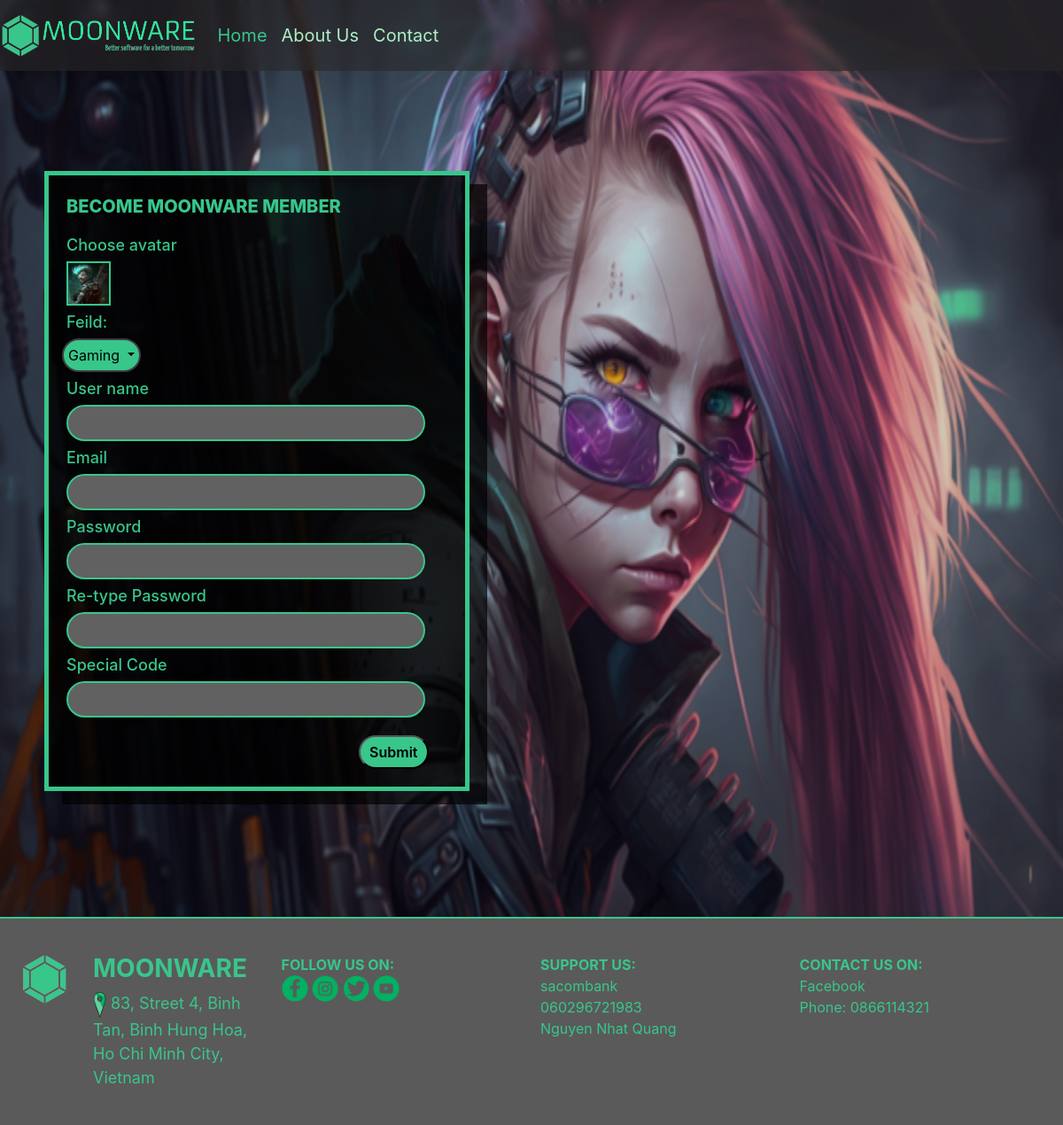
Screenshot of /register/ with the database file from the repository.
### moon/models.py (models this page shows, shortened)
class avatar(models.Model):
    img = models.ImageField(upload_to='static/avatars', null=FALSE, blank=FALSE)

class feild(models.Model):
    name = models.CharField(max_length=100)

### moon/views.py (the view, shortened to what this page needs)
# urls.py: path('register/', views.user_register, name='register'),
def user_register(request):
    if not request.user.is_authenticated:
        firstFeild = feild.objects.first()
        feilds = feild.objects.all()
        firstAvatar = avatar.objects.first()
        allAvatars = avatar.objects.all()
        context = {'allAvatars' : allAvatars, 'firstAvatar' : firstAvatar, 'firstFeild' : firstFeild, 'feilds' : feilds}
        return render(request, 'register.html', context)
    else:
        redirect(index)

### templates/register.html (shortened to what this page needs)
{% extends 'base.html' %}
{% block content %}
{% load static %}
<div id="body" style="display: flex; align-items: center;">
    <div id="backgroundContainer"
        style="width: 100%; height: 100%; overflow: hidden; padding: 0; display: flex; justify-content: center; align-items: center;">
        <div id="blackLayer"
            style="background-color: rgba(0, 0, 0, 0.171); position: absolute; width: 100%; height: 100%;">
        </div>
        <img id="backgroundImage" class="backgroundImage"
            src="{% static 'images/D_E_P_R_E_S_S_E_D_cyber_punk_girl_with_sniper_15c40366-535a-4bd5-9f28-7d7c507839e1.png' %}"
            alt="">
    </div>
    <div data-aos="fade-right" class="formCustom" id="form">
        <form method="POST">
            <div style="color: #38C68B; padding: 10px; font-size: 20px; font-weight: 800;">
                BECOME MOONWARE MEMBER
            </div>
            <div>
                <div style="color: #38C68B; padding: 5px; font-size: 18px; font-weight: 500; margin-left: 5px;">
                    Choose avatar</div>
                {% if firstAvatar %}
                <img id="avatar" onclick="popUpChoosingAvatarOn()"
                    style="width: 50px; height: 50px; margin-left: 10px; border: #38C68B 2px solid;"
                    src="{{ firstAvatar.img.url }}" alt="">
                {% endif %}
            </div>
             <div style="width: fit-content; height: fit-content;">
                <div style="color: #38C68B; padding: 5px; font-size: 18px; font-weight: 500; margin-left: 5px;">
                    Feild:</div>
                <div class="dropdown d-inline">
                    <button style="background-color: #38C68B; border: #3d3d3d 2px solid; margin-left: 5px;"
                        class="btn dropdown-toggle round-box" type="button" id="feild" data-toggle="dropdown"
                        aria-haspopup="true" aria-expanded="false">
                        {{ firstFeild.name }}
                    </button>
                </div>
            </div>
            <div>
                <div style="color: #38C68B; padding: 5px; font-size: 18px; font-weight: 500; margin-left: 5px;">User
                    name</div>
                <div>
                    <input name="username" class="round-box inputCustom" type="text">
                </div>
            </div>
            <div>
                <div style="color: #38C68B; padding: 5px; font-size: 18px; font-weight: 500; margin-left: 5px;">
                    Email</div>
                <div>
                    <input name="email" class="round-box inputCustom" type="email">
                </div>
            </div>
            <div>
                <div style="color: #38C68B; padding: 5px; font-size: 18px; font-weight: 500; margin-left: 5px;">
                    Password</div>
                <div>
                    <input name="password1" class="round-box inputCustom" type="password">
                </div>
            </div>
            <div>
                <div style="color: #38C68B; padding: 5px; font-size: 18px; font-weight: 500; margin-left: 5px;">
                    Re-type Password</div>
                <div>
                    <input name="password2" class="round-box inputCustom" type="password">
                </div>
            </div>
            <div>
                <div style="color: #38C68B; padding: 5px; font-size: 18px; font-weight: 500; margin-left: 5px;">
                    Special Code</div>
                <div>
                    <input name="code" class="round-box inputCustom" type="password">
                </div>
            </div>
            <button type="submit" class="round-box buttonCustom">Submit</button>
        </form>
    </div>
</div>
{% endblock %}

### templates/register.html (style rules this page uses)
.backgroundImage { width: 100%; height: auto; }
.round-box { border-radius: 999px; padding: 5px; }
.inputCustom { width: 90%; margin-left: 10px; font-size: 18px; font-weight: 500; color: #38C68B; background-color: rgb(97, 97, 97); border: 2px solid #38C68B; }
.buttonCustom { padding-right: 10px; padding-left: 10px; margin-top: 20px; float: right; margin-right: 7%; background-color: #38C68B; font-weight: 600; }
.formCustom { border: #38C68B 5px solid; width: 40%; height: fit-content; position: absolute; margin-left: 50px; margin-top: 50px; box-shadow: 20px 15px #000000af; background-color: rgba(0, 0, 0, 0.829); padding: 10px; padding-bottom: 20px; }

### rows the page displays
avatar: img (picture)
feild: name "Gaming"
